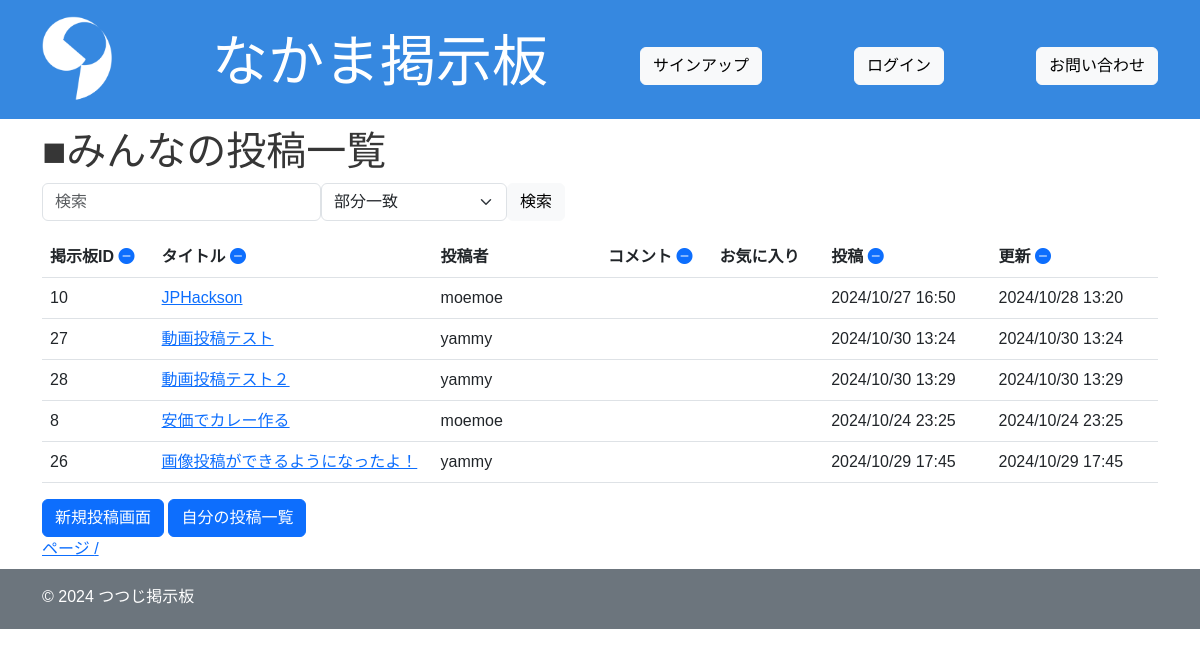
The app's page /sort/?sort=title&direction=asc with its own data.
### app/models.py (models this page shows, shortened)
class Board(models.Model):
    title = models.CharField(max_length=200)
    content = models.TextField()
    image = models.ImageField(upload_to='images/', blank=True, null=True)
    video = models.FileField(upload_to='videos/', blank=True, null=True)
    user = models.ForeignKey(User, on_delete=models.CASCADE, related_name="boards", null=True)
    created_at = models.DateTimeField(auto_now_add=True)
    updated_at = models.DateTimeField(auto_now=True)

### app/views.py (the view)
# urls.py: path("sort/", views.board_sort, name="sort"),
def board_sort(request):
    sort_by = request.GET.get('sort')
    direction = request.GET.get('direction')
    if direction == "asc":
        next_direction = "desc"
    else:
        next_direction = "asc"
    if sort_by:
        if direction == "desc":
            boards = Board.objects.all().order_by(f"-{sort_by}")
        else:
            boards = Board.objects.all().order_by(sort_by)
    else:
        boards = Board.objects.all()
    context = {
        "boards": boards,
        "sort_by": sort_by,
        "direction": direction,
        "next_direction": next_direction
    }
    return render(request, "index.html", context)

### templates/index.html (shortened to what this page needs)
{% extends "base.html" %}
{% load static %}
{% block content %}
<body class="dark">
    <section>
    <h1>■みんなの投稿一覧</h1>
    <form method="GET" action="{% url 'app:search' %}" class="d-flex flex-row mb-3">
    <div class="col-md-3">
        <input type="text" name="query" id="id_query" class="form-control" placeholder="検索">
    </div>
    <div class="col-md-2">
        <select name="search_type" class="form-select">
            <option value="partial">部分一致</option>
        </select>
    </div>
    <div class="col-md-1">
        <button type="submit" class="btn btn-light">検索</button>
        </div>
    </form>
    <table class="table">
        <colgroup>
            <col style="width: 10%;">
            <col style="width: 25%;">
            <col style="width: 15%;">
            <col style="width: 10%;">
            <col style="width: 10%;">
            <col style="width: 15%;">
            <col style="width: 15%;">
        </colgroup>
        <thead>
            <tr>
                <th scope="col">掲示板ID
                    <a href="{% url 'app:sort' %}?sort=id&direction={{ next_direction|default:'asc' }}">
                        {% include "direction.html" with sort_filed='id' field=sort_by direction=direction %}
                    </a>
                </th>
                <th scope="col">タイトル
                <a href="{% url 'app:sort' %}?sort=title&direction={{ next_direction|default:'asc' }}">
                    {% include "direction.html" with sort_filed='title' field=sort_by direction=direction %}
                </a>
                <th scope="col">投稿者</th>
            <th scope="col">コメント
                <a href="{% url 'app:sort' %}?sort=comment_count&direction={{ next_direction|default:'asc' }}">
                    {% include "direction.html" with sort_filed='comment_count' field=sort_by direction=direction %}
                </a>
            </th>
            <th scope="col">
                お気に入り
            </th>
                <th scope="col">
                    投稿
                <a href="{% url 'app:sort' %}?sort=created_at&direction={{ next_direction|default:'asc' }}">
                    {% include "direction.html" with sort_filed='created_at' field=sort_by direction=direction %}
                </a>
                </th>
                <th scope="col">更新
                <a href="{% url 'app:sort' %}?sort=updated_at&direction={{ next_direction|default:'asc' }}">
                    {% include "direction.html" with sort_filed='updated_at' field=sort_by direction=direction %}
                </a>
            </th>
            </tr>
        </thead>
        <tbody>
            {% for board in boards %}
            <tr>
                <td scope="col">{{ board.id }}</td>
                <td scope="col"><a href="{% url 'app:show' pk=board.id %}">{{ board.title }}</a></td>
                <td scope="col">{{ board.user }}</td>
                <td scope="col">{{ board.comment_count }}</td>
                <td>
                </td>
                <td scope="col">{{ board.created_at|date:"Y/m/d H:i" }}</td>
                <td scope="col">{{ board.updated_at|date:"Y/m/d H:i" }}</td>
                </tr>
            {% empty %}
                <p>該当するスレッドが見つかりませんでした。</p>
            {% endfor %}
        </tbody>
        </table>
        <a href="{% url 'app:new' %}" class="btn btn-primary">新規投稿画面</a>
        <a href="{% url 'app:my_boards' %}" class="btn btn-primary">自分の投稿一覧</a>
    </section>
    <a href="#">ページ {{ boards.number }} / {{ boards.paginator.num_pages }}</a>
</body>
{% endblock %}

### static/css/style.css (style rules this page uses)
* { padding: 0; margin: 0; box-sizing: border-box; text-decoration: none; color: inherit; list-style-position: inside; }
body { font-size: 16px; color: #363636; font-family: "Hiragino kaku Gothic ProN", sans-serif; }

### records on screen
Board: id "10", title "JPHackson", user "moemoe", created_at "2024/10/27 16:50", updated_at "2024/10/28 13:20"
Board: id "27", title "動画投稿テスト", user "yammy", created_at "2024/10/30 13:24", updated_at "2024/10/30 13:24"
Board: id "28", title "動画投稿テスト２", user "yammy", created_at "2024/10/30 13:29", updated_at "2024/10/30 13:29"
Board: id "8", title "安価でカレー作る", user "moemoe", created_at "2024/10/24 23:25", updated_at "2024/10/24 23:25"
Board: id "26", title "画像投稿ができるようになったよ！", user "yammy", created_at "2024/10/29 17:45", updated_at "2024/10/29 17:45"
